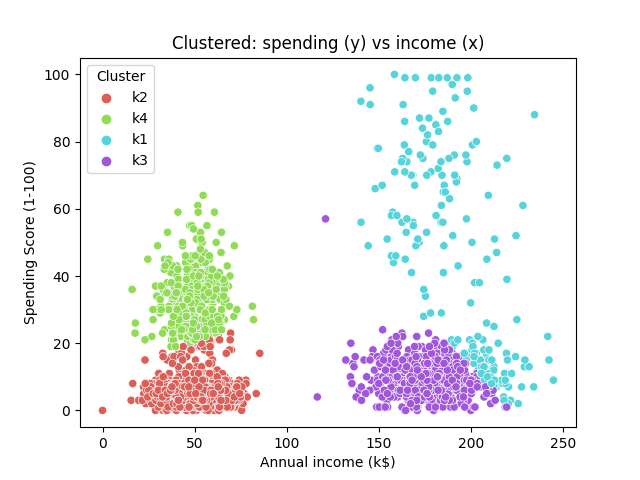

Generate this figure with Python:
import matplotlib.pyplot as plt
import pandas as pd
import numpy as np 
import seaborn as sns
data= pd.read_csv("output.csv")
sns.scatterplot(x=data.Distance,y=data.Overspeed,  
                hue=data.Cluster, 
                palette=sns.color_palette("hls", n_colors=4))
plt.xlabel("Annual income (k$)")
plt.ylabel("Spending Score (1-100)")
plt.title("Clustered: spending (y) vs income (x)")

plt.show()
